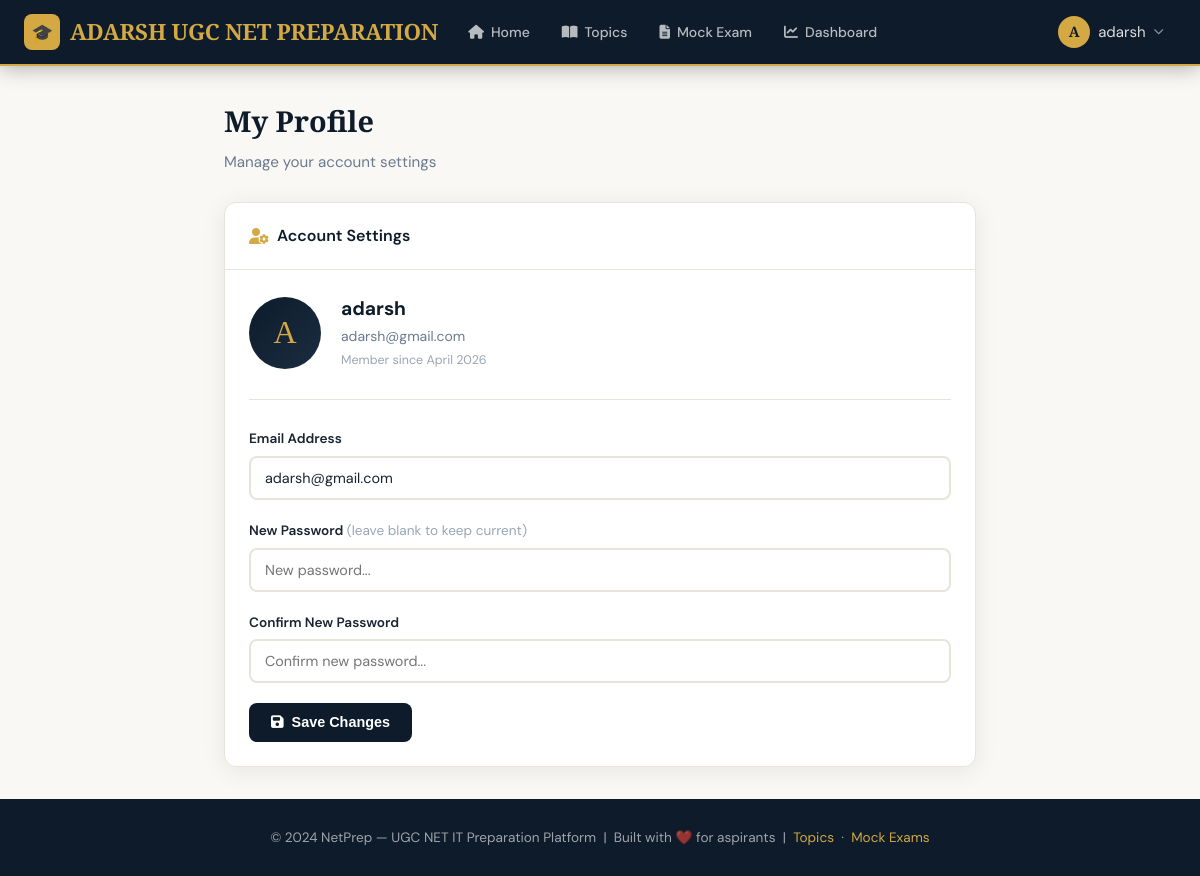
Page /auth/profile/ (signed in) on the committed database.
### core/models.py (models this page shows, shortened)
class User(AbstractUser):
    study_streak = models.IntegerField(default=0)
    total_study_minutes = models.IntegerField(default=0)
    last_seen = models.DateTimeField(default=datetime.utcnow)
    created_at = models.DateTimeField(default=datetime.utcnow)
    class Meta:
        db_table = 'users'

### core/views.py (the view, shortened to what this page needs)
# urls.py: path('auth/profile/', views.profile_view, name='profile'),
@login_required
def profile_view(request):
    return render(request, 'core/auth/profile.html')

### core/templates/core/auth/profile.html (shortened to what this page needs)
{% extends 'core/base.html' %}
{% block content %}
<div class="container-sm">
  <div class="page-header">
    <h1>My Profile</h1>
    <p>Manage your account settings</p>
  </div>
  <div class="card">
    <div class="card-header">
      <span class="card-title"><i class="fas fa-user-cog" style="color:var(--gold);"></i> Account Settings</span>
    </div>
    <div class="card-body">
      <div style="display:flex;align-items:center;gap:20px;margin-bottom:28px;padding-bottom:28px;border-bottom:1px solid var(--border);">
        <div style="width:72px;height:72px;background:linear-gradient(135deg,var(--navy),var(--navy-mid));border-radius:50%;display:flex;align-items:center;justify-content:center;font-family:'Playfair Display',serif;font-size:2rem;color:var(--gold);">
          {{ user.username|first|upper }}
        </div>
        <div>
          <div style="font-size:1.2rem;font-weight:700;color:var(--navy);">{{ user.username }}</div>
          <div style="color:var(--text-muted);font-size:0.875rem;">{{ user.email }}</div>
          <div style="font-size:0.78rem;color:var(--text-light);margin-top:4px;">Member since {{ user.created_at|date:"F Y" }}</div>
        </div>
      </div>
      <form method="POST">
        <div class="form-group">
          <label class="form-label">Email Address</label>
          <input type="email" name="email" class="form-control" value="{{ user.email }}">
        </div>
        <div class="form-group">
          <label class="form-label">New Password <span style="color:var(--text-light);font-weight:400;">(leave blank to keep current)</span></label>
          <input type="password" name="new_password" class="form-control" placeholder="New password...">
        </div>
        <div class="form-group">
          <label class="form-label">Confirm New Password</label>
          <input type="password" name="confirm_password" class="form-control" placeholder="Confirm new password...">
        </div>
        <button type="submit" class="btn btn-primary"><i class="fas fa-save"></i> Save Changes</button>
      </form>
    </div>
  </div>
</div>
{% endblock %}

### core/templates/core/base.html (shortened to what this page needs)
{% load core_tags %}<!DOCTYPE html>
<html lang="en">
<head>
  <link rel="stylesheet" href="https://cdnjs.cloudflare.com/ajax/libs/font-awesome/6.5.0/css/all.min.css">
</head>
<body>
  <nav class="navbar">
    <div class="navbar-inner">
      <a href="{% url 'home' %}" class="navbar-brand">
        <div class="brand-icon">🎓</div>
        <span>ADARSH UGC NET PREPARATION</span>
      </a>
      <div class="nav-links">
        <a href="{% url 'home' %}" class="nav-link {% if request.resolver_match.url_name == 'home' %}active{% endif %}">
          <i class="fas fa-home"></i> Home
        </a>
        <a href="{% url 'topics_index' %}" class="nav-link {% if 'topics' in request.resolver_match.url_name %}active{% endif %}">
          <i class="fas fa-book-open"></i> Topics
        </a>
        <a href="{% url 'exam_index' %}" class="nav-link {% if 'exam' in request.resolver_match.url_name %}active{% endif %}">
          <i class="fas fa-file-alt"></i> Mock Exam
        </a>
        {% if user.is_authenticated %}
        <a href="{% url 'dashboard' %}" class="nav-link {% if request.resolver_match.url_name == 'dashboard' %}active{% endif %}">
          <i class="fas fa-chart-line"></i> Dashboard
        </a>
        {% endif %}
      </div>
      <div class="nav-right">
        {% if user.is_authenticated %}
          <div class="nav-dropdown">
            <div class="nav-user" style="cursor:pointer;">
              <div class="nav-avatar">{{ user.username|first|upper }}</div>
              <span style="color:rgba(255,255,255,0.85);">{{ user.username }}</span>
              <i class="fas fa-chevron-down" style="font-size:0.65rem;color:rgba(255,255,255,0.5);"></i>
            </div>
          </div>
        {% else %}
          <a href="{% url 'login' %}" class="nav-link">Login</a>
          <a href="{% url 'register' %}" class="btn-nav"><i class="fas fa-rocket"></i> Get Started</a>
        {% endif %}
      </div>
    </div>
  </nav>
  <main>{% block content %}{% endblock %}</main>
  <footer>
    <div>© 2024 NetPrep — UGC NET IT Preparation Platform &nbsp;|&nbsp;
    Built with ❤️ for aspirants &nbsp;|&nbsp;
    <a href="{% url 'topics_index' %}">Topics</a> &nbsp;·&nbsp;
    <a href="{% url 'exam_index' %}">Mock Exams</a></div>
  </footer>
</body>
</html>

### core/templates/core/base.html (style rules this page uses)
:root { --navy: #0d1b2a; --navy-mid: #1b2d42; --navy-light: #243447; --gold: #d4a843; --gold-light: #f0c66a; --gold-pale: #fdf3d8; --cream: #faf8f4; --white: #ffffff; --text: #1a2332; --text-muted: #6b7a90; --text-light: #9aa5b4; --border: #e8e4dc; --success: #22c55e; --danger: #ef4444; --warning: #f59e0b; --info: #3b82f6; --paper1: #4f46e5; --paper2: #0891b2; --radius: 12px; --shadow: 0 4px 24px rgba(13,27,42,0.08); --shadow-lg: 0 8px 40px rgba(13,27,42,0.14); --transition: all 0.25s cubic-bezier(0.4,0,0.2,1); }
*, *::before, *::after { box-sizing: border-box; margin: 0; padding: 0; }
html { scroll-behavior: smooth; }
body { font-family: 'DM Sans', sans-serif; background: var(--cream); color: var(--text); min-height: 100vh; display: flex; flex-direction: column; font-size: 15px; line-height: 1.6; }
.navbar { background: var(--navy); border-bottom: 2px solid var(--gold); padding: 0; position: sticky; top: 0; z-index: 100; box-shadow: 0 2px 20px rgba(0,0,0,0.3); }
.navbar-inner { max-width: 1280px; margin: 0 auto; padding: 0 24px; display: flex; align-items: center; gap: 8px; height: 64px; }
.navbar-brand { font-family: 'Playfair Display', serif; font-size: 1.4rem; color: var(--gold); text-decoration: none; display: flex; align-items: center; gap: 10px; font-weight: 700; letter-spacing: -0.3px; margin-right: 8px; }
.brand-icon { width: 36px; height: 36px; background: var(--gold); border-radius: 8px; display: flex; align-items: center; justify-content: center; font-size: 1.1rem; }
.nav-links { display: flex; align-items: center; gap: 4px; flex: 1; }
.nav-link { color: rgba(255,255,255,0.7); text-decoration: none; padding: 8px 14px; border-radius: 8px; font-size: 0.875rem; font-weight: 500; display: flex; align-items: center; gap: 7px; transition: var(--transition); }
.nav-right { display: flex; align-items: center; gap: 10px; margin-left: auto; }
.nav-user { display: flex; align-items: center; gap: 8px; padding: 6px 12px; border-radius: 8px; transition: var(--transition); }
.nav-avatar { width: 32px; height: 32px; background: var(--gold); border-radius: 50%; display: flex; align-items: center; justify-content: center; font-family: 'Playfair Display', serif; font-weight: 700; color: var(--navy); font-size: 0.9rem; }
.nav-dropdown { position: relative; }
.container-sm { max-width: 800px; margin: 0 auto; padding: 32px 24px; }
.page-header { margin-bottom: 28px; }
.page-header h1 { font-family: 'Playfair Display', serif; font-size: 1.8rem; color: var(--navy); margin-bottom: 6px; }
.page-header p { color: var(--text-muted); font-size: 0.95rem; }
.card { background: white; border-radius: var(--radius); box-shadow: var(--shadow); border: 1px solid var(--border); overflow: hidden; }
.card-header { padding: 20px 24px; border-bottom: 1px solid var(--border); display: flex; align-items: center; justify-content: space-between; }
.card-body { padding: 24px; }
.card-title { font-size: 1rem; font-weight: 600; color: var(--navy); display: flex; align-items: center; gap: 8px; }
.btn { display: inline-flex; align-items: center; gap: 8px; padding: 10px 20px; border-radius: 8px; font-size: 0.9rem; font-weight: 600; border: 2px solid transparent; cursor: pointer; text-decoration: none; transition: var(--transition); line-height: 1; }
.btn-primary { background: var(--navy); color: white; }
.form-group { margin-bottom: 20px; }
.form-label { display: block; font-size: 0.85rem; font-weight: 600; color: var(--text); margin-bottom: 6px; }
.form-control { width: 100%; padding: 11px 14px; border: 2px solid var(--border); border-radius: 8px; font-size: 0.9rem; font-family: inherit; color: var(--text); background: white; transition: var(--transition); outline: none; }
footer { background: var(--navy); color: rgba(255,255,255,0.6); padding: 28px 24px; text-align: center; font-size: 0.85rem; margin-top: auto; }
footer a { color: var(--gold); text-decoration: none; }

### rows in the picture
User: username|first "A", username "adarsh", email "adarsh@gmail.com", created_at "April 2026"
